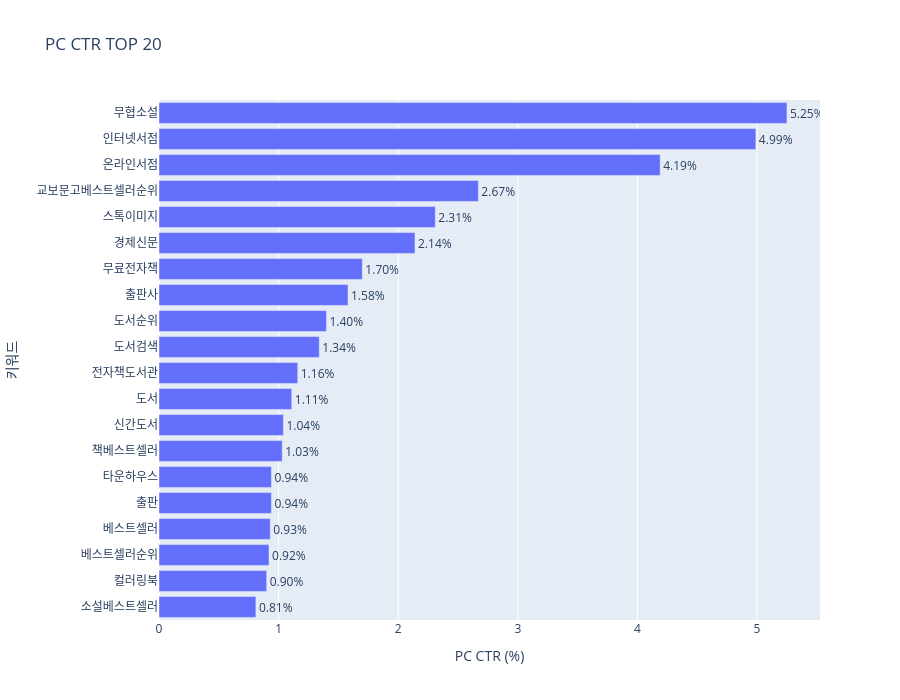

Write notebook code for a chart like this one.
### Code cell
top_ctr_pc = (
    df[df["search_pc"] >= 500]
    .sort_values(
        "ctr_pc",
        ascending=False
    )
    .head(20)
    .copy()
)

fig = px.bar(
    top_ctr_pc,
    x="ctr_pc",
    y="keyword",
    orientation="h",

    title="PC CTR TOP 20",

    labels={
        "keyword": "키워드",
        "ctr_pc": "PC CTR (%)",
        "search_pc": "PC 검색량"
    },

    hover_data = [
        "search_pc",
        "click_pc",
        "competition"
    ],

    text="ctr_pc"
)

fig.update_traces(
    texttemplate="%{text:.2f}%",
    textposition="outside"
)

fig.update_layout(
    yaxis={
        "categoryorder": "total ascending"
    },
    height=700
)

fig.show()

### Figure 1 — Plotly figure (JSON) as saved in the notebook; plotly's stock layout.template omitted (floating-point values rounded to 4 significant figures)
{"data": [{"customdata": [[1000, 49.7, "높음"], [1620, 78.3, "높음"], [650, 26.7, "높음"], [550, 14.2, "중간"], [540, 12.4, "높음"], [730, 15.3, "높음"], [650, 10.8, "높음"], [1220, 18.6, "높음"], [750, 10.3, "높음"], [1280, 16.8, "높음"], [640, 7.2, "높음"], [7780, 84, "높음"], [600, 6.1, "높음"], [3010, 30.2, "높음"], [520, 4.8, "높음"], [1800, 16, "높음"], [13000, 118.6, "높음"], [3790, 33.8, "높음"], [1460, 12.7, "중간"], [2310, 18.1, "높음"]], "hovertemplate": "PC CTR (%)=%{text}<br>키워드=%{y}<br>PC 검색량=%{customdata[0]}<br>click_pc=%{customdata[1]}<br>competition=%{customdata[2]}<extra></extra>", "legendgroup": "", "marker": {"color": "#636efa", "pattern": {"shape": ""}}, "name": "", "orientation": "h", "showlegend": false, "text": [5.25, 4.99, 4.19, 2.67, 2.31, 2.14, 1.7, 1.58, 1.4, 1.34, 1.16, 1.11, 1.04, 1.03, 0.94, 0.94, 0.93, 0.92, 0.9, 0.81], "textposition": "outside", "texttemplate": "%{text:.2f}%", "type": "bar", "x": [5.25, 4.99, 4.19, 2.67, 2.31, 2.14, 1.7, 1.58, 1.4, 1.34, 1.16, 1.11, 1.04, 1.03, 0.94, 0.94, 0.93, 0.92, 0.9, 0.81], "xaxis": "x", "y": ["무협소설", "인터넷서점", "온라인서점", "교보문고베스트셀러순위", "스톡이미지", "경제신문", "무료전자책", "출판사", "도서순위", "도서검색", "전자책도서관", "도서", "신간도서", "책베스트셀러", "출판", "타운하우스", "베스트셀러", "베스트셀러순위", "컬러링북", "소설베스트셀러"], "yaxis": "y"}], "layout": {"barmode": "relative", "height": 700, "legend": {"tracegroupgap": 0}, "title": {"text": "PC CTR TOP 20"}, "xaxis": {"anchor": "y", "domain": [0, 1], "title": {"text": "PC CTR (%)"}}, "yaxis": {"anchor": "x", "categoryorder": "total ascending", "domain": [0, 1], "title": {"text": "키워드"}}}}
